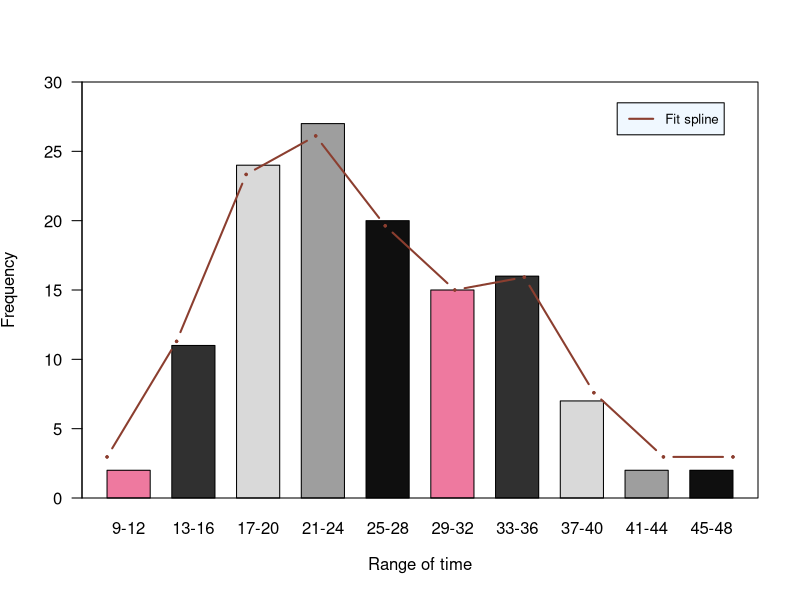
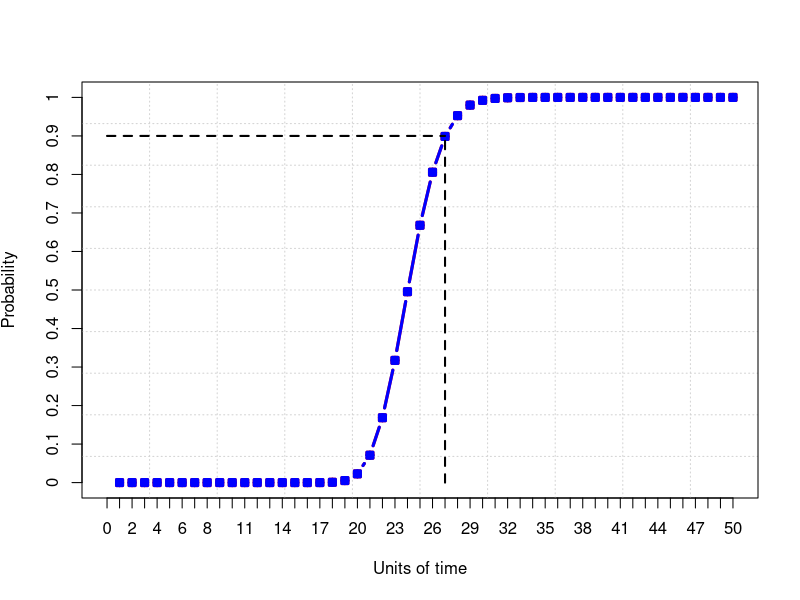

Source code (R) for these figures, in order:
#This program is coded by Nam Lethanh for use in the class IMP-HS2014
#Purpose: To calculate availability
data <- read.csv("IMP-A-availability.csv",header=TRUE,sep=",") #
attach(data)
T=50
cat("How data looks like?\n")
print(data)
cat("range of observations \n")
range<-max(fre)-min(fre)
print(range)
cat("range of observations - interval \n")

rangetime<-c("9-12","13-16","17-20","21-24","25-28","29-32","33-36","37-40","41-44","45-48")

fre<-c(2,11,24,27,20,15,16,7,2,2)
plot.new()
limy=c(0,1)
barplot(fre, beside = TRUE, axes = FALSE, col = sample(colours(), 5), space = 0.5, names.arg=rangetime,ylim=c(0,30))
axis(2, ylim = limy, col = "black", las = 1)
mtext(expression(paste('Frequency')), side = 2, col = "black", line = 3)
mtext(expression(paste('Range of time')), side = 1, col = "black", line = 3)
box()

library(graphics)
par(new=TRUE)
plot(fre,lwd=2,col="coral4",ylab="",xlab="",ylim=c(0,30),axes=FALSE,lty=1,type="b",pch=10,cex=0.2)
legend("topright", inset = 0.05, col = "coral4", lty = 1, lwd = 2, legend = c("Fit spline"), bg = "aliceblue", cex = 0.8)

#calculate the mean corrective intervention duration
MCID<-sum((data$time)*data$fre)/sum(data$fre)
cat("mean corrective intervention duration \n")
print(MCID)
#calculate the mean of sample
VarX<-(sum(data$fre*(data$time-MCID)^2)/sum(data$fre))^(0.5)
cat("value of standard deviation of sample \n")
print(VarX)

#calculate the geometric mean

lognormalmean<-log(MCID)-0.5*(log(1+VarX^2/(MCID)^2))
cat("value of mean of the lognormal distribution \n")
print(lognormalmean)
cat("value of the geometric mean \n")
geomean<-exp(lognormalmean)
print(geomean)

#calculate the time corresponding to 90% of cummulative distribution
cat("standard deviation of the lognormal \n")
Varx<-log(1+(VarX/MCID)^2)
print(Varx)

#define errors function
erf1=function(x) 2 * pnorm(x * sqrt(2)) - 1

library(pracma)

PDF<- matrix(double(1),nrow=T,ncol=1) # p.d.f
CDF1<-matrix(double(1),nrow=T,ncol=1) #c.d.f
CDF<-matrix(double(1),nrow=T,ncol=1) #c.d.f

x<-matrix(double(1),nrow=T,ncol=1) #c.d.f

pi=3.141592920353982300888888888888888888
for (t in 1:T){
  PDF[t]<-(1/(t*Varx*sqrt(2*pi)))*exp(-((log(t)-lognormalmean)/(2*Varx))^2)
  CDF1[t]<-0.5*(1+erf1((log(t)-lognormalmean)/(Varx*sqrt(2))))
  CDF[t]<-0.5*erfc(-(log(t)-lognormalmean)/(Varx*sqrt(2)))
}
print(cbind(CDF1,CDF))

plot.new()
limy=c(0,1)
limx=c(0,T)
plot(CDF1,lwd=3,col="red",ylab="",xlab="",xlim=limx,ylim=limy,axes=FALSE,lty=1,type="b",pch=12,cex=0.8)
axis(2,c(seq(0,1,by=0.1)),c(seq(0,1,by=0.1)))
axis(1,c(seq(0,T,by=1)),c(seq(0,T,by=1)))
mtext(expression(paste('Probability')),side=2,col="black",line=3)
mtext(expression(paste('Units of time')),side=1,col="black",line=3)
grid(10, 10, col = "lightgray", lty = "dotted",lwd = par("lwd"), equilogs = TRUE)
box()

par(new=TRUE)
plot(CDF,lwd=3,col="blue",ylab="",xlab="",xlim=limx,ylim=limy,axes=FALSE,lty=1,type="b",pch=12,cex=0.8)

segments(0, 0.9, 27, 0.9, col= 'black',lty=2,lwd=2)

segments(27, 0, 27, 0.9, col= 'black',lty=2,lwd=2)




